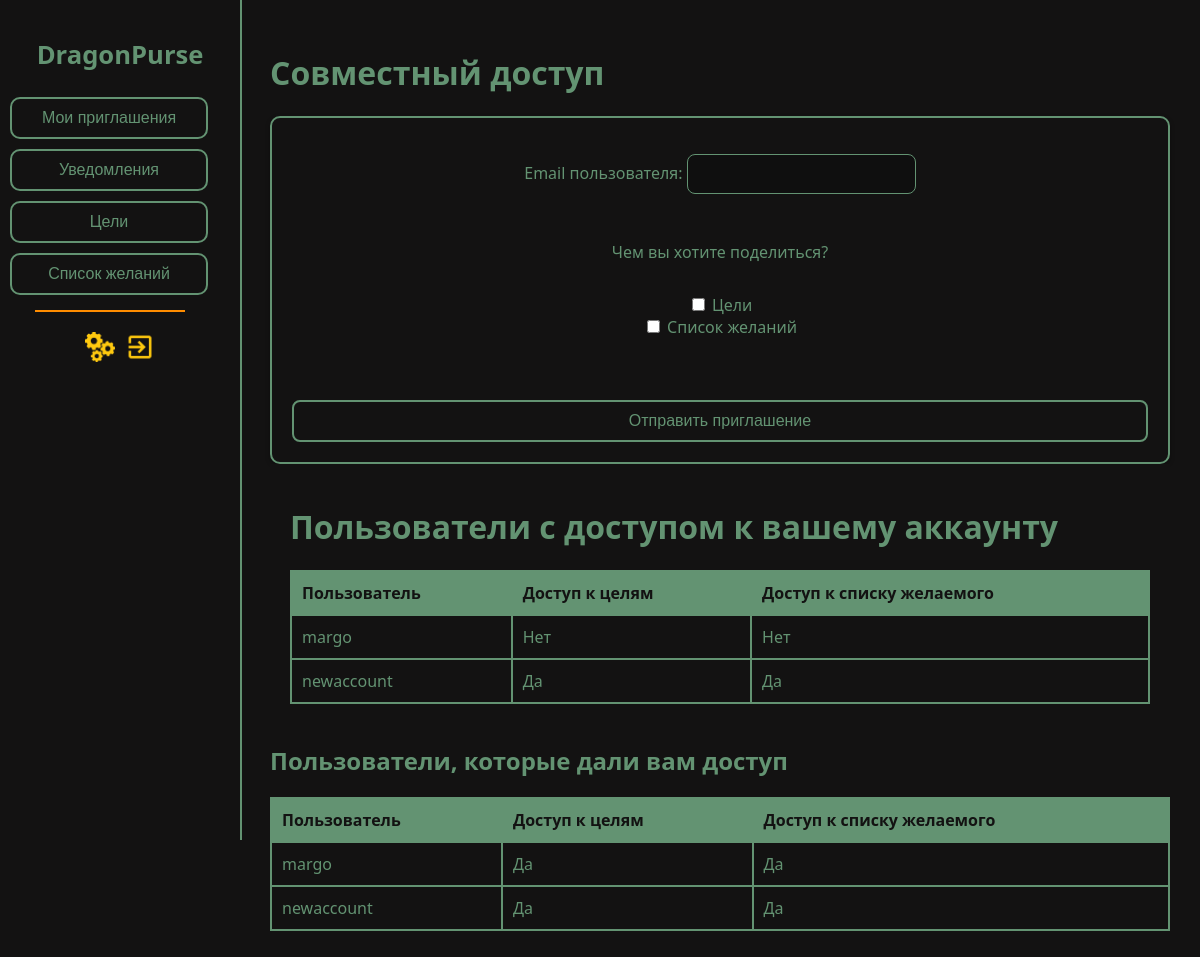
Before: /shared-account/ (signed in) with the older database file.
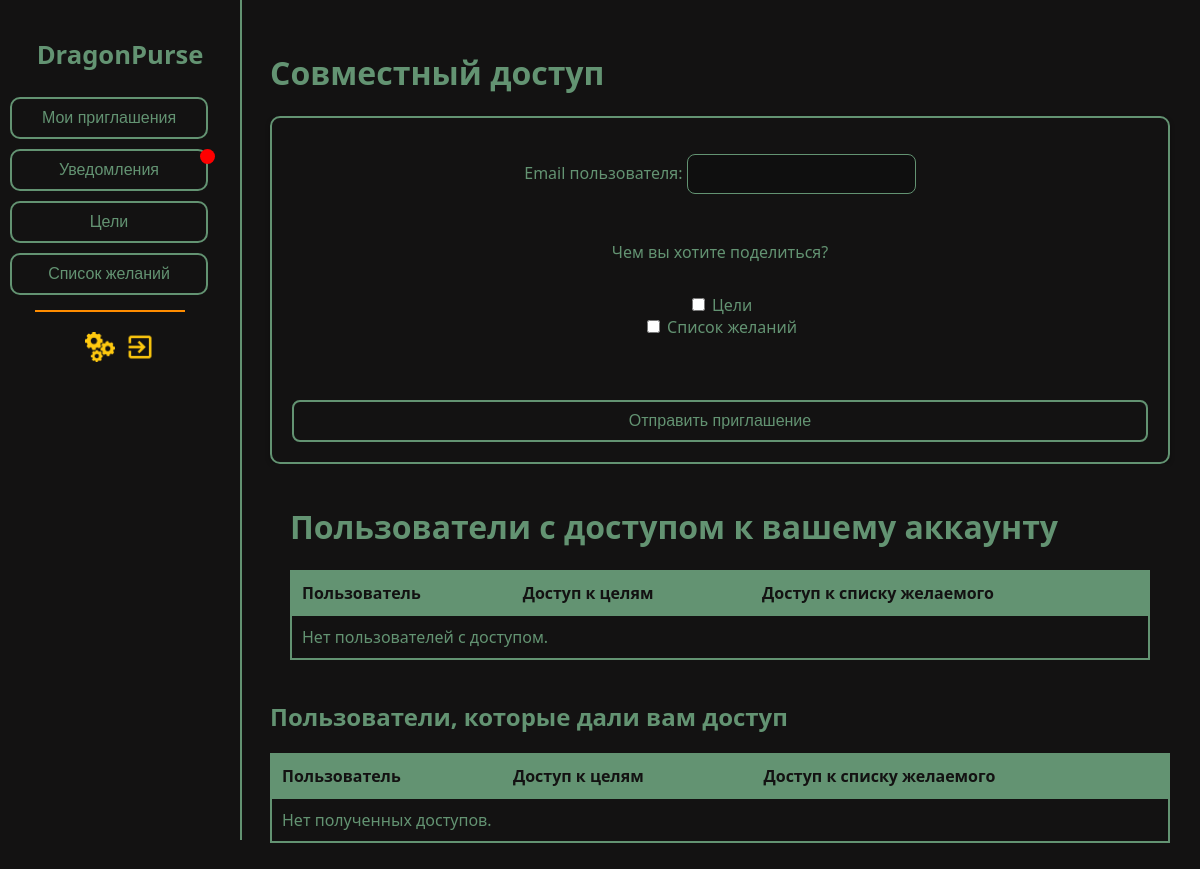
After: the same page with the newer database file.
### accounts/models.py (models this page shows, shortened)
class SharedAccess(models.Model):
    owner = models.ForeignKey(User, on_delete=models.CASCADE, related_name='shared_accesses')
    shared_with = models.ForeignKey(User, on_delete=models.CASCADE, related_name='received_accesses')
    can_view_goals = models.BooleanField(default=True)
    can_view_wishlist = models.BooleanField(default=True)
    created_at = models.DateTimeField(auto_now_add=True)
    class Meta:
        unique_together = ('owner', 'shared_with')

### accounts/views.py (the view, shortened to what this page needs)
# urls.py: path('shared-account/', SharedAccountView.as_view(), name='shared_account'),
class SharedAccountView(View):
    def get(self, request):
        form = SharedAccountForm()
        has_unread = get_unread_notifications_flag(request.user)
        shared_with_users = SharedAccess.objects.filter(
            owner=request.user
        ).select_related('shared_with')
        received_accesses = SharedAccess.objects.filter(
            shared_with=request.user
        ).select_related('owner')
        return render(
            request,
            'accounts/shared_account.html',
            {
                'form': form,
                'shared_with_users': shared_with_users,
                'received_accesses': received_accesses,
                'has_unread': has_unread
            }
        )

### accounts/forms.py
class SharedAccountForm(forms.Form):
    email = forms.EmailField(label='Email пользователя', required=True)
    access_data = forms.MultipleChoiceField(
        label='Чем вы хотите поделиться?',
        choices=[
            ('goals', 'Цели'),
            ('wishlist', 'Список желаний'),
        ],
        widget=forms.CheckboxSelectMultiple,
        required=False
    )

### accounts/views.py (called while the page is built)
def get_unread_notifications_flag(user):
    if not user.is_authenticated:
        return False
    return Notification.objects.filter(user=user, is_read=False).exists()

### accounts/templates/accounts/shared_account.html (shortened to what this page needs)
{% extends "accounts/base.html" %}
{% load static %}
{% block head %}<link rel="stylesheet" href="{% static 'accounts/css/dashboard.css' %}">
<link rel="stylesheet" href="{% static 'accounts/css/theme.css' %}">{% endblock %}
{% block content %}
<div class="sidebar">
        <h1><a href="{% url 'transaction_list' %}">DragonPurse</a></h1>
        <a href="{% url 'notifications_inbox' %}"><button>Мои приглашения</button></a>
        <a href="{% url 'notifications_inbox' %}" style="position: relative; display: inline-block;">
            <button>Уведомления</button>
            {% if has_unread %}
        <span style="
            position: absolute;
            top: 5px;
            right: 15px;
            width: 15px;
            height: 15px;
            background-color: red;
            border-radius: 50%;
            display: inline-block;
        "></span>
    {% endif %}</a>
        <a href="{% url 'goals_list' %}"><button>Цели</button></a>
        <a href="{% url 'wishlist_list' %}"><button>Список желаний</button></a>
        <div class="line"></div>
        <div style="display: flex; margin: 5px;">
        <a href="{% url 'settings' %}" style="display: flex; margin: 5px;"><img src="{% static 'accounts/img/settings_photo.png' %}" width="30" height="30" alt="настройки"></a>
        <a href="{% url 'logout' %}" style="display: flex; margin: 5px;"><img src="{% static 'accounts/img/exit_photo.png' %}" width="30" height="30" alt="выход"></a>
        </div>
</div>
<main>
<h1>Совместный доступ</h1>
<div class="card">
<form method="post">
  {{ form.as_p }}
  <button type="submit">Отправить приглашение</button>
</form>
</div>
<div class="container">
    <h1>Пользователи с доступом к вашему аккаунту</h1>
    <table>
        <thead>
            <tr>
                <th>Пользователь</th>
                <th>Доступ к целям</th>
                <th>Доступ к списку желаемого</th>
            </tr>
        </thead>
        <tbody>
            {% for access in shared_with_users %}
                <tr>
                    <td>{{ access.shared_with.username }}</td>
                    <td>{{ access.can_view_goals|yesno:"Да,Нет" }}</td>
                    <td>{{ access.can_view_wishlist|yesno:"Да,Нет" }}</td>
                </tr>
            {% empty %}
                <tr>
                    <td colspan="3">Нет пользователей с доступом.</td>
                </tr>
            {% endfor %}
        </tbody>
    </table>
</div>
<h2>Пользователи, которые дали вам доступ</h2>
<table>
        <thead>
            <tr>
                <th>Пользователь</th>
                <th>Доступ к целям</th>
                <th>Доступ к списку желаемого</th>
            </tr>
        </thead>
        <tbody>
{% for access in received_accesses %}
    <tr>
        <td>{{ access.owner.username }}</td>
        <td>{{ access.can_view_goals|yesno:"Да,Нет" }}</td>
        <td>{{ access.can_view_wishlist|yesno:"Да,Нет" }}</td>
    </tr>
{% empty %}
    <tr>
    <td colspan="3">Нет полученных доступов.</td>
        </tr>
{% endfor %}
</main>
{% endblock %}

### accounts/templates/accounts/base.html (shortened to what this page needs)
{% load static %}
<!DOCTYPE html>
<html lang="ru">
<head>
    <link rel="stylesheet" href="{% static 'accounts/css/main.css' %}">
    <link rel="stylesheet" href="{% static 'accounts/css/theme.css' %}">
    {% block head %}
    {% endblock %}
</head>
<body>
        {% block content %}{% endblock %}
</body>
</html>

### accounts/static/accounts/css/main.css (style rules this page uses)
body { font-family: "Inter", sans-serif; color: #639372; margin: 0; padding: 0; }
a { color: #639372; text-decoration: none; }
h1, h2, h3 { color: #639372; }
.container { max-width: 1200px; margin: 0 auto; padding: 20px; }
button { background-color: #131212; color: #639372; border: 2px solid #639372; border-radius: 8px; padding: 10px 20px; font-size: 1em; cursor: pointer; transition: all 0.3s ease; }
form { display: flex; flex-direction: column; gap: 15px; }
input, select, textarea { background-color: #0f0f0f; color: #639372; border: 1px solid #639372; border-radius: 8px; padding: 10px; font-size: 1em; transition: 0.3s; }
table { width: 100%; border-collapse: collapse; margin-top: 20px; }
th, td { border: 2px solid #639372; padding: 10px; text-align: left; }
th { background-color: #639372; color: #131212; }

### accounts/static/accounts/css/theme.css (style rules this page uses)
:root { --background-color: #131212 }
body { background-color: var(--background-color); }
.container { background: #131212; }
.sidebar { background-color: var(--background-color); }

### accounts/static/accounts/css/dashboard.css (style rules this page uses)
body { font-family: "Segoe UI", sans-serif; color: #639372; margin: 0; display: flex; }
h1, h2, p, a { color: #639372; }
.sidebar { width: 220px; background-color: #131212; border-right: 2px solid #639372; display: flex; flex-direction: column; align-items: center; padding: 20px 10px; height: 100vh; position: fixed; left: 0; top: 0; }
.sidebar h1 { font-size: 1.6em; margin-bottom: 20px; text-align: center; }
.sidebar a { text-decoration: none; width: 100%; }
.sidebar button { width: 90%; margin: 5px 0; padding: 10px; border: 2px solid #639372; border-radius: 10px; background-color: #131212; color: #639372; font-size: 1em; cursor: pointer; transition: background-color 0.3s, transform 0.2s; }
.sidebar .line { width: 150px; height: 2px; background-color: #FF8C00; margin: 10px 20px 10px 0px; }
main { margin-left: 240px; padding: 30px; flex: 1; }
.card { background-color: #131212; border: 2px solid #639372; border-radius: 10px; box-shadow: 0 2px 5px rgba(0,0,0,0.3); flex: 1; padding: 20px; text-align: center; text-decoration: none; color: #639372; transition: background-color 0.3s; }
a { color: #639372; }

Changed rows visible on the page:
removed SharedAccess: shared_with.username "margo", can_view_goals "Нет", can_view_wishlist "Нет", shown under "Пользователи с доступом к вашему аккаунту"
removed SharedAccess: shared_with.username "newaccount", can_view_goals "Да", can_view_wishlist "Да", shown under "Пользователи с доступом к вашему аккаунту"
removed SharedAccess: owner.username "margo", can_view_goals "Да", can_view_wishlist "Да", shown under "Пользователи, которые дали вам доступ"
removed SharedAccess: owner.username "newaccount", can_view_goals "Да", can_view_wishlist "Да", shown under "Пользователи, которые дали вам доступ"
Other visible differences:
text now shown: "Нет пользователей с доступом. Нет полученных доступов."
